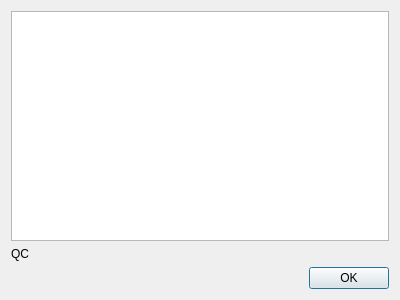
<?xml version="1.0" encoding="UTF-8"?>
<!-- 
 *  user-FRiendly Elemental dAta procesSIng (uFREASI)
 *  
 *  Copyright © 2012 Oualid Khelefi.
 *
 *  Authors : see AUTHORS.
 *
 *  This program is free software: you can redistribute it and/or modify
 *  it under the terms of the GNU Lesser General Public License as published by
 *  the Free Software Foundation, either version 3 of the License, or
 *  (at your option) any later version.
 *
 *  This program is distributed in the hope that it will be useful,
 *  but WITHOUT ANY WARRANTY; without even the implied warranty of
 *  MERCHANTABILITY or FITNESS FOR A PARTICULAR PURPOSE.  See the
 *  GNU Lesser General Public License for more details.
 *
 *  You should have received a copy of the GNU Lesser General Public License
 *  along with this program.  If not, see <http://www.gnu.org/licenses/>.
-->
<ui version="4.0">
 <class>QCDialog</class>
 <widget class="QDialog" name="QCDialog">
  <property name="geometry">
   <rect>
    <x>0</x>
    <y>0</y>
    <width>400</width>
    <height>300</height>
   </rect>
  </property>
  <property name="windowTitle">
   <string>Quality Controls</string>
  </property>
  <layout class="QVBoxLayout" name="verticalLayout">
   <item>
    <widget class="QListWidget" name="qcList"/>
   </item>
   <item>
    <widget class="QLabel" name="labelQC">
     <property name="text">
      <string>QC</string>
     </property>
    </widget>
   </item>
   <item>
    <widget class="QDialogButtonBox" name="buttonBox">
     <property name="orientation">
      <enum>Qt::Horizontal</enum>
     </property>
     <property name="standardButtons">
      <set>QDialogButtonBox::Ok</set>
     </property>
    </widget>
   </item>
  </layout>
 </widget>
 <resources/>
 <connections>
  <connection>
   <sender>buttonBox</sender>
   <signal>accepted()</signal>
   <receiver>QCDialog</receiver>
   <slot>accept()</slot>
   <hints>
    <hint type="sourcelabel">
     <x>248</x>
     <y>254</y>
    </hint>
    <hint type="destinationlabel">
     <x>157</x>
     <y>274</y>
    </hint>
   </hints>
  </connection>
  <connection>
   <sender>buttonBox</sender>
   <signal>rejected()</signal>
   <receiver>QCDialog</receiver>
   <slot>reject()</slot>
   <hints>
    <hint type="sourcelabel">
     <x>316</x>
     <y>260</y>
    </hint>
    <hint type="destinationlabel">
     <x>286</x>
     <y>274</y>
    </hint>
   </hints>
  </connection>
 </connections>
</ui>
